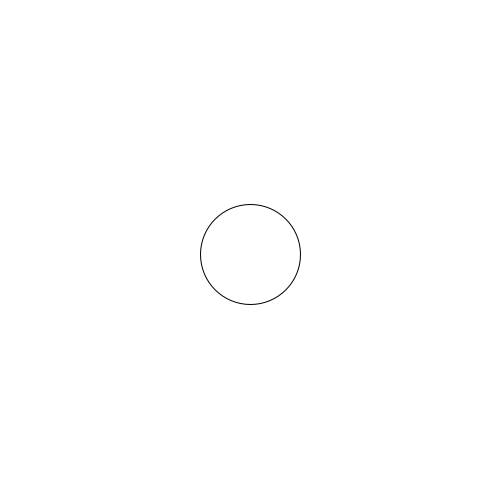
Frame 1 (no input)
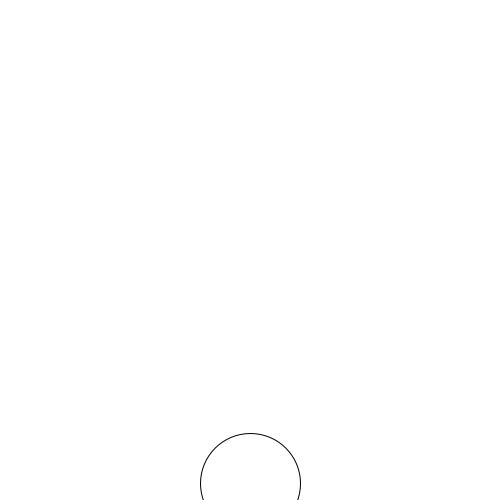
Frame 60 (the mouse pressed at the canvas centre just before this capture)
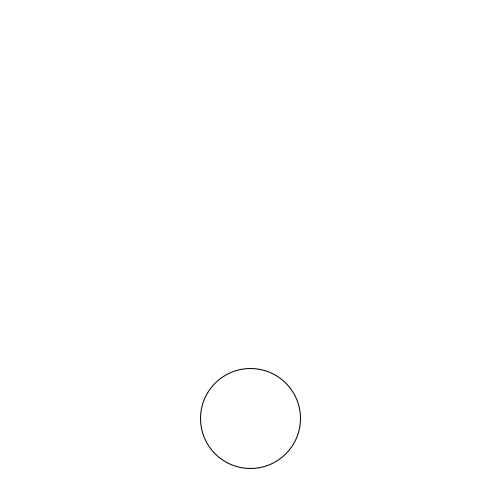
Frame 120 (the mouse held since frame 60 and released just before this capture)

The Processing sketch that drew these frames (run headless with seeded random() and noise(); from frame 60 on, the mouse is pressed at the canvas centre):

// Processing sketch: HW3
// ── HW3.pde
boolean horizontal = true;
float ellipseX, ellipseY;
float theta = 0;
int size = 100;

void setup() {
  size(500, 500);
}

void draw() {
  background(255);
  theta += .02;
  
  if(horizontal == true){
    ellipseX = width/2;
    ellipseY = (sin(theta) + 1) * height/2;
  }else if(horizontal == false){
    ellipseY = height/2;
    ellipseX = (sin(theta) + 1) * width/2;
  }
  
  if(dist(ellipseX, ellipseY, mouseY, mouseY) < size/2){
    fill(0);
  }else{
    fill(255);
  }
  
  ellipse(ellipseX, ellipseY, size, size);
}

void mousePressed() {
  if(dist(ellipseX, ellipseY, mouseY, mouseY) < size/2){
    horizontal = !horizontal;
  }
}
